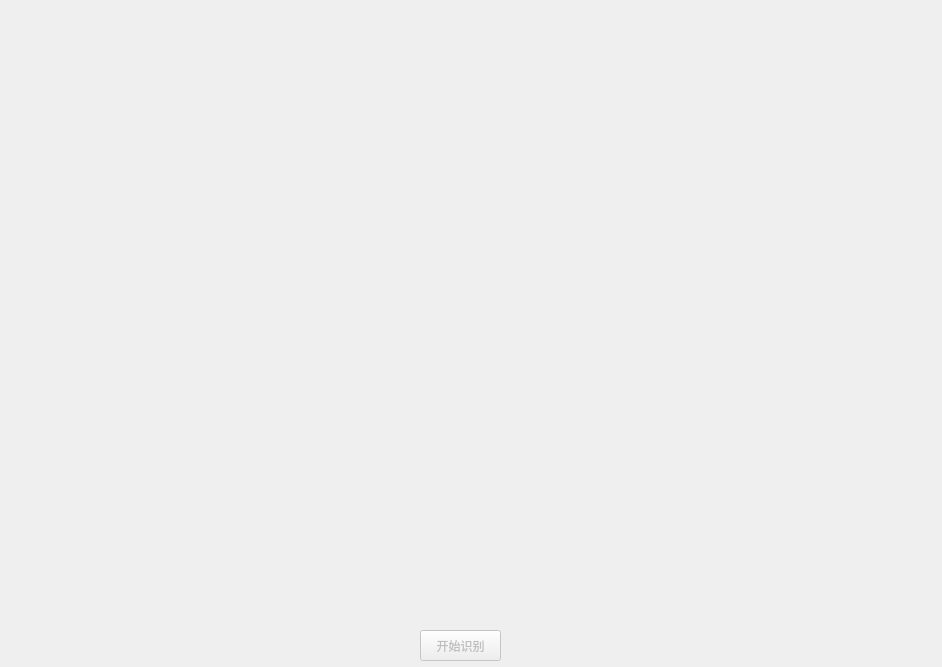
<?xml version="1.0" encoding="UTF-8"?>
<ui version="4.0">
 <class>MainWindow</class>
 <widget class="QMainWindow" name="MainWindow">
  <property name="geometry">
   <rect>
    <x>0</x>
    <y>0</y>
    <width>942</width>
    <height>667</height>
   </rect>
  </property>
  <property name="windowTitle">
   <string>NSIR</string>
  </property>
  <property name="styleSheet">
   <string notr="true"/>
  </property>
  <widget class="QWidget" name="centralWidget">
   <widget class="QPushButton" name="Pic_Button">
    <property name="geometry">
     <rect>
      <x>20</x>
      <y>20</y>
      <width>900</width>
      <height>600</height>
     </rect>
    </property>
    <property name="font">
     <font>
      <family>微软雅黑</family>
      <pointsize>22</pointsize>
     </font>
    </property>
    <property name="styleSheet">
     <string notr="true"/>
    </property>
    <property name="text">
     <string/>
    </property>
    <property name="flat">
     <bool>true</bool>
    </property>
   </widget>
   <widget class="QPushButton" name="Start_Button">
    <property name="enabled">
     <bool>false</bool>
    </property>
    <property name="geometry">
     <rect>
      <x>420</x>
      <y>630</y>
      <width>81</width>
      <height>31</height>
     </rect>
    </property>
    <property name="text">
     <string>开始识别</string>
    </property>
   </widget>
   <widget class="QLabel" name="label">
    <property name="geometry">
     <rect>
      <x>-40</x>
      <y>-40</y>
      <width>1091</width>
      <height>711</height>
     </rect>
    </property>
    <property name="styleSheet">
     <string notr="true">border-image: url(:/background.jpg);</string>
    </property>
    <property name="text">
     <string/>
    </property>
   </widget>
   <widget class="QLabel" name="label_2">
    <property name="geometry">
     <rect>
      <x>320</x>
      <y>210</y>
      <width>281</width>
      <height>211</height>
     </rect>
    </property>
    <property name="styleSheet">
     <string notr="true">image: url(:/openfile.png);</string>
    </property>
    <property name="text">
     <string/>
    </property>
   </widget>
   <zorder>label</zorder>
   <zorder>label_2</zorder>
   <zorder>Pic_Button</zorder>
   <zorder>Start_Button</zorder>
  </widget>
 </widget>
 <layoutdefault spacing="6" margin="11"/>
 <resources/>
 <connections/>
</ui>
